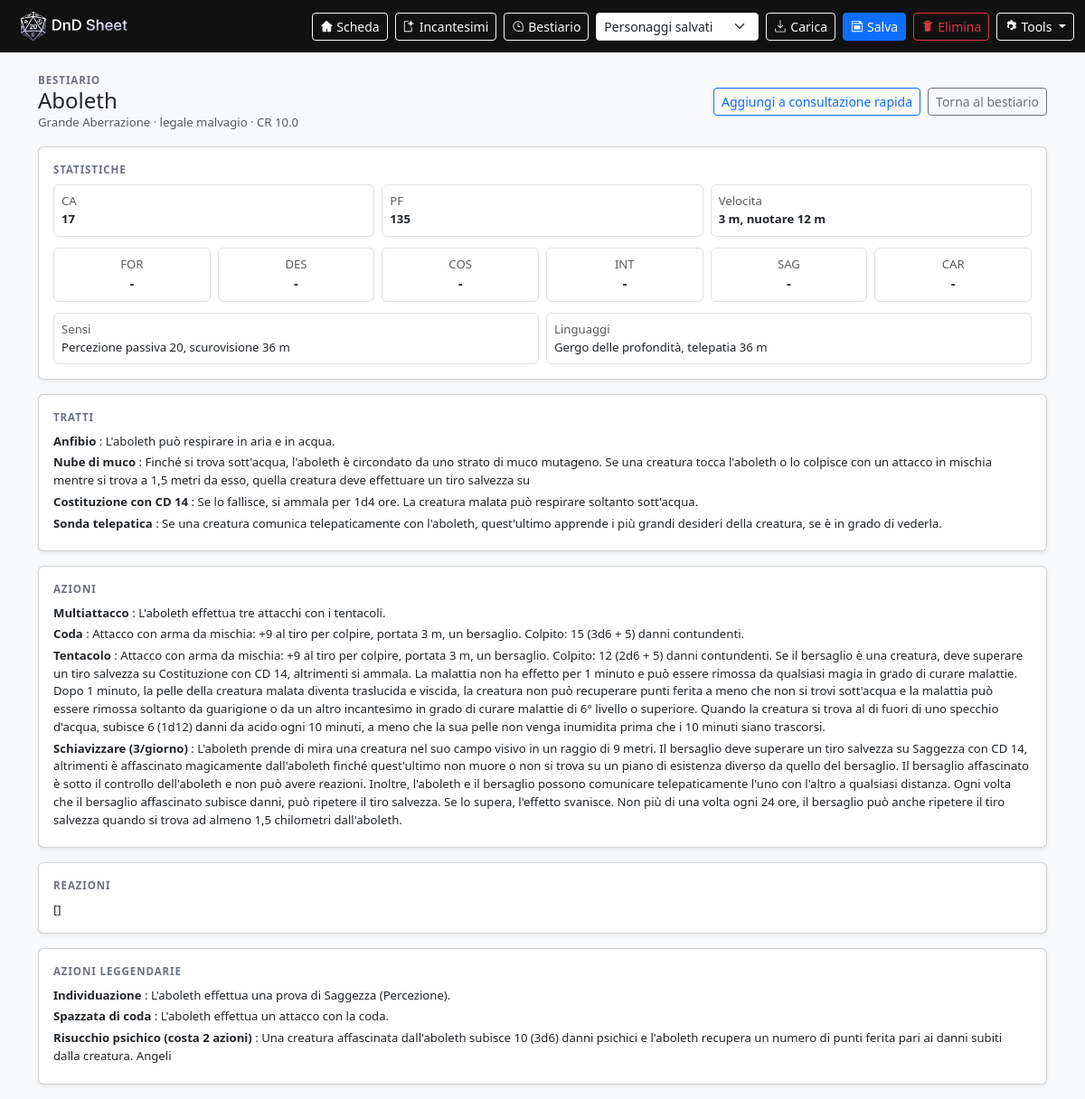
The app's page /bestiary/820 with its own data.
### tables this page shows
CREATE TABLE monsters (
            id INTEGER PRIMARY KEY AUTOINCREMENT,

            slug TEXT NOT NULL UNIQUE,
            name_it TEXT NOT NULL,
            cr REAL NOT NULL,                  -- GS (Challenge Rating)
            size TEXT NOT NULL,                -- es: "Piccola", "Media"...
            type TEXT NOT NULL,                -- es: "Umanoide", "Bestia"...
            alignment TEXT,                    -- testo libero

            ac INTEGER,                        -- opzionale
            hp INTEGER,                        -- opzionale
            speed_text TEXT,                   -- testo libero (es: "9 m, volare 18 m")

            senses_text TEXT,
            languages_text TEXT,

            -- Campi “semi-strutturati” in JSON (azioni/abilità ecc.)
            stats_json TEXT,                   -- For/Des/Con/Int/Sag/Car
            traits_json TEXT,
            actions_json TEXT,
            reactions_json TEXT,
            legendary_actions_json TEXT,

            description TEXT,                  -- parafrasi/riassunto (opzionale)
            source TEXT,

            created_at TEXT NOT NULL DEFAULT (datetime('now')),
            updated_at TEXT NOT NULL DEFAULT (datetime('now'))
        );

### app.py (the view)
    @app.get("/bestiary/<int:monster_id>")
    def bestiary_detail(monster_id: int):
        pg = get_pg()
        characters = list_characters()
        with connect() as conn:
            ensure_schema(conn)
            table_name, cols = _resolve_bestiary_table(conn)
            if not table_name:
                return ("Bestiario non disponibile", 404)
            row = conn.execute(f"SELECT * FROM {table_name} WHERE id = ?", (monster_id,)).fetchone()
            if not row:
                return ("Mostro non trovato", 404)
            monster = _row_to_dict(row)
        def pick(*names: str) -> Any:
            for key in names:
                if key in monster and monster.get(key) not in (None, ""):
                    return monster.get(key)
            return None
        stats = monster.get("stats_json")
        stats_map: dict[str, Any] = {}
        if isinstance(stats, str) and stats.strip().startswith("{"):
            try:
                parsed = json.loads(stats)
                if isinstance(parsed, dict):
                    stats_map = parsed
            except Exception:
                stats_map = {}
        monster_std = {
            "id": monster.get("id"),
            "name": pick("name_it", "name"),
            "cr": pick("cr", "challenge_rating"),
            "size": pick("size"),
            "type": pick("type"),
            "alignment": pick("alignment"),
            "ac": pick("ac", "armor_class"),
            "hp": pick("hp", "hit_points"),
            "speed": pick("speed_text", "speed"),
            "senses": pick("senses_text", "senses"),
            "languages": pick("languages_text", "languages"),
            "str": pick("str", "strength", "for") or stats_map.get("str"),
            "dex": pick("dex", "dexterity", "des") or stats_map.get("dex"),
            "con": pick("con", "constitution", "cos") or stats_map.get("con"),
            "int": pick("int", "intelligence") or stats_map.get("int"),
            "wis": pick("wis", "wisdom", "sag") or stats_map.get("wis"),
            "cha": pick("cha", "charisma", "car") or stats_map.get("cha"),
        }
        monster_sections = _build_monster_sections(monster)
        quick_ids = set(_quick_monster_ids(pg))
        return render_template(
            "monster_detail.html",
            pg=pg,
            characters=characters,
            monster=monster,
            monster_std=monster_std,
            monster_sections=monster_sections,
            in_quick=(monster_id in quick_ids),
            available_columns=sorted(cols),
        )

### app.py (called while the page is built, shortened)
def new_pg() -> dict:
    return json.loads(json.dumps(DEFAULT_PG, ensure_ascii=False))

def clamp_int(v: Any, default: int, min_v: int | None = None, max_v: int | None = None) -> int:
    try:
        x = int(v)
    except Exception:
        x = default
    if min_v is not None:
        x = max(min_v, x)
    if max_v is not None:
        x = min(max_v, x)
    return x

def normalize_choice(v: Any, options: list[str], default: str) -> str:
    return v if isinstance(v, str) and v in options else default

def _clean_text(v: Any, max_len: int = 60) -> str:
    return str(v or "").strip()[:max_len]

def _normalize_attack_entry(raw: Any) -> dict[str, str]:
    base = {"weapon_id": "", "custom_name": "", "custom_dice": "", "custom_kind": "melee", "damage_type": ""}
    if isinstance(raw, dict):
        base.update({k: _clean_text(raw.get(k), 60) for k in base.keys()})
    if base["weapon_id"] not in WEAPONS and base["weapon_id"] != "custom":
        base["weapon_id"] = ""
    if base["custom_kind"] not in ("melee", "ranged"):
        base["custom_kind"] = "melee"
    return base

def ensure_lineage_state(pg: dict) -> None:
    if not str(pg.get("lineage", "")).startswith("Mezzelfo"):
        pg["lineage_extra_stats"] = [None, None]
        return

def get_pg() -> dict:
    pg = session.get("pg")
    return normalize_pg(pg)

def _class_code_from_name_it(name_it: str | None) -> str | None:
    if not name_it:
        return None
    try:
        with connect() as conn:
            ensure_schema(conn)
            row = conn.execute(
                "SELECT code FROM classes WHERE name_it = ?",
                ((name_it or "").strip(),),
            ).fetchone()
            if row and row[0]:
                return str(row[0])
    except Exception:
        return None
    return None

def _table_columns(conn: sqlite3.Connection, table_name: str) -> set[str]:
    rows = conn.execute(f"PRAGMA table_info({table_name})").fetchall()
    out: set[str] = set()
    for row in rows:
        try:
            name = row["name"] if isinstance(row, sqlite3.Row) else row[1]
        except Exception:
            name = None
        if name:
            out.add(str(name))
    return out

def _row_to_dict(row: Any) -> dict:
    if row is None:
        return {}
    if isinstance(row, sqlite3.Row):
        return dict(row)

def _quick_monster_ids(pg: dict) -> list[int]:
    raw = pg.get("quick_monsters")
    out: list[int] = []
    if not isinstance(raw, list):
        return out
    return out

### templates/monster_detail.html (shortened to what this page needs)
{% extends "base.html" %}
{% block content %}
<div class="row g-3">
  <div class="col-12">
    <div class="d-flex justify-content-between align-items-center">
      <div>
        <div class="label mb-0">Bestiario</div>
        <h2 class="h4 mb-0">{{ monster_std.name or "Mostro" }}</h2>
        <div class="small text-muted">
          {% if monster_std.size %}{{ monster_std.size }}{% endif %}
          {% if monster_std.type %} {{ monster_std.type }}{% endif %}
          {% if monster_std.alignment %} · {{ monster_std.alignment }}{% endif %}
          {% if monster_std.cr is not none and monster_std.cr != "" %} · CR {{ monster_std.cr }}{% endif %}
        </div>
      </div>
      <div class="d-flex gap-2">
        {% if in_quick %}
          <form method="post" action="{{ url_for('bestiary_quick_remove', monster_id=monster_std.id) }}" class="m-0">
            <input type="hidden" name="next" value="{{ request.full_path }}">
            <button class="btn btn-sm btn-outline-danger" type="submit">Rimuovi da consultazione rapida</button>
          </form>
        {% else %}
          <form method="post" action="{{ url_for('bestiary_quick_add', monster_id=monster_std.id) }}" class="m-0">
            <button class="btn btn-sm btn-outline-primary" type="submit">Aggiungi a consultazione rapida</button>
          </form>
        {% endif %}
        <a class="btn btn-sm btn-outline-secondary" href="{{ url_for('bestiary') }}">Torna al bestiario</a>
      </div>
    </div>
  </div>
  <div class="col-12">
    <div class="card shadow-sm">
      <div class="card-body">
        <div class="label mb-2">Statistiche</div>
        <div class="row g-2 small">
          <div class="col-12 col-md-4">
            <div class="border rounded p-2 bg-white">
              <div class="text-muted">CA</div>
              <div class="mono fw-bold">{{ monster_std.ac if monster_std.ac is not none else "-" }}</div>
            </div>
          </div>
          <div class="col-12 col-md-4">
            <div class="border rounded p-2 bg-white">
              <div class="text-muted">PF</div>
              <div class="mono fw-bold">{{ monster_std.hp if monster_std.hp is not none else "-" }}</div>
            </div>
          </div>
          <div class="col-12 col-md-4">
            <div class="border rounded p-2 bg-white">
              <div class="text-muted">Velocita</div>
              <div class="mono fw-bold">{{ monster_std.speed or "-" }}</div>
            </div>
          </div>
        </div>
        <div class="row g-2 mt-1">
          <div class="col-2"><div class="border rounded p-2 bg-white text-center"><div class="small text-muted">FOR</div><div class="mono fw-bold">{{ monster_std.str if monster_std.str is not none else "-" }}</div></div></div>
          <div class="col-2"><div class="border rounded p-2 bg-white text-center"><div class="small text-muted">DES</div><div class="mono fw-bold">{{ monster_std.dex if monster_std.dex is not none else "-" }}</div></div></div>
          <div class="col-2"><div class="border rounded p-2 bg-white text-center"><div class="small text-muted">COS</div><div class="mono fw-bold">{{ monster_std.con if monster_std.con is not none else "-" }}</div></div></div>
          <div class="col-2"><div class="border rounded p-2 bg-white text-center"><div class="small text-muted">INT</div><div class="mono fw-bold">{{ monster_std.int if monster_std.int is not none else "-" }}</div></div></div>
          <div class="col-2"><div class="border rounded p-2 bg-white text-center"><div class="small text-muted">SAG</div><div class="mono fw-bold">{{ monster_std.wis if monster_std.wis is not none else "-" }}</div></div></div>
          <div class="col-2"><div class="border rounded p-2 bg-white text-center"><div class="small text-muted">CAR</div><div class="mono fw-bold">{{ monster_std.cha if monster_std.cha is not none else "-" }}</div></div></div>
        </div>
        <div class="row g-2 mt-1 small">
          <div class="col-12 col-lg-6">
            <div class="border rounded p-2 bg-white">
              <div class="text-muted">Sensi</div>
              <div>{{ monster_std.senses or "-" }}</div>
            </div>
          </div>
          <div class="col-12 col-lg-6">
            <div class="border rounded p-2 bg-white">
              <div class="text-muted">Linguaggi</div>
              <div>{{ monster_std.languages or "-" }}</div>
            </div>
          </div>
        </div>
      </div>
    </div>
  </div>
  {% for section in monster_sections %}
    <div class="col-12">
      <div class="card shadow-sm">
        <div class="card-body">
          <div class="label mb-2">{{ section.title }}</div>
          {% if section.kind == "items" %}
            <ul class="list-unstyled mb-0 small">
              {% for item in section["items"] %}
                <li class="mb-1">
                  {% if item.name %}<span class="fw-semibold">{{ item.name }}</span>{% endif %}
                  {% if item.name and item.desc %}: {% endif %}
                  {{ item.desc }}
                </li>
              {% endfor %}
            </ul>
          {% else %}
            <div class="small" style="white-space: pre-wrap;">{{ section.text }}</div>
          {% endif %}
        </div>
      </div>
    </div>
  {% endfor %}
</div>
{% endblock %}

### templates/base.html (shortened to what this page needs)
<!doctype html>
<html lang="it">
<head>
  <link href="{{ url_for('static', filename='vendor/bootstrap/bootstrap.min.css') }}" rel="stylesheet">
  <link href="{{ url_for('static', filename='css/app.css') }}" rel="stylesheet">
</head>
<body class="bg-light">
<nav class="navbar navbar-dark navbar-expand-lg fixed-top" style="background:#111;">
  <div class="container-fluid">
    <a class="navbar-brand d-flex align-items-center gap-2" href="{{ url_for('index') }}">
      <img
        src="{{ url_for('static', filename='logo.png') }}"
        alt="DnD Sheet"
        style="height:32px; width:auto; object-fit:contain; display:block;"
      >
    </a>
    <div class="collapse navbar-collapse" id="mainNavbar">
      <div class="ms-auto d-flex align-items-center gap-2 flex-nowrap py-2 py-lg-0">
          <a class="btn btn-sm btn-outline-light d-flex align-items-center gap-1" href="{{ url_for('index') }}">
            <svg xmlns="http://www.w3.org/2000/svg" width="14" height="14" fill="currentColor" viewBox="0 0 16 16" aria-hidden="true">
              <path d="M8.354 1.146a.5.5 0 0 0-.708 0l-6 6A.5.5 0 0 0 2 8h1v6a1 1 0 0 0 1 1h3.5a.5.5 0 0 0 .5-.5V11h1v3.5a.5.5 0 0 0 .5.5H13a1 1 0 0 0 1-1V8h1a.5.5 0 0 0 .354-.854z"/>
            </svg>
            <span>Scheda</span>
          </a>
          <a class="btn btn-sm btn-outline-light d-flex align-items-center gap-1" href="{{ url_for('spells') }}">
            <span>Incantesimi</span>
          </a>
          <a class="btn btn-sm btn-outline-light d-flex align-items-center gap-1" href="{{ url_for('bestiary') }}">
            <span>Bestiario</span>
          </a>
          <select id="navbar-character-select" class="form-select form-select-sm" style="min-width: 180px; max-width: 240px;">
            <option value="">Personaggi salvati</option>
          </select>
          <button type="button" class="btn btn-sm btn-outline-light d-flex align-items-center gap-1" onclick="loadSelectedCharacterNavbar()">
            <span>Carica</span>
          </button>
          <form method="post" action="{{ url_for('save_character') }}" class="m-0">
            <button type="submit" class="btn btn-sm btn-primary d-flex align-items-center gap-1">
              <svg xmlns="http://www.w3.org/2000/svg" width="14" height="14" fill="currentColor" viewBox="0 0 16 16" aria-hidden="true">
                <path d="M2 1a1 1 0 0 0-1 1v12a1 1 0 0 0 1 1h12a1 1 0 0 0 1-1V4.5L11.5 1H2zm0 1h8.5v2H2V2zm0 3h12v9H2V5zm2 2v5h8V7H4z"/>
              </svg>
              <span>Salva</span>
            </button>
          </form>
          <form id="delete-character-form" method="post" action="{{ url_for('delete_character', char_id=0) }}" class="m-0" onsubmit="return submitDeleteSelectedCharacter();">
            <button type="submit" class="btn btn-sm btn-outline-danger d-flex align-items-center gap-1">
              <span>Elimina</span>
            </button>
          </form>
        <div class="dropdown">
          <button class="btn btn-sm btn-outline-light dropdown-toggle d-flex align-items-center gap-1" type="button" data-bs-toggle="dropdown" aria-expanded="false">
            <span>Tools</span>
          </button>
        </div>
      </div>
    </div>
  </div>
</nav>
<main class="container py-3">
  {% block content %}{% endblock %}
</main>
</body>
</html>

### static/css/app.css (style rules this page uses)
:root { --app-font: system-ui, -apple-system, "Segoe UI", Roboto, "Helvetica Neue", Arial, "Noto Sans", sans-serif; --bs-body-font-family: var(--app-font); --bs-font-sans-serif: var(--app-font); }
html, body { font-family: var(--app-font) !important; }
body { font-size: 0.94rem; padding-top: 64px; }
.navbar, .card, .dropdown-menu, .btn, .form-control, .form-select, .input-group-text, table, .table, .list-group, .badge { font-family: var(--app-font) !important; }
.mono { font-family: inherit !important; font-variant-numeric: tabular-nums; }
.label { font-size: 0.72rem; text-transform: uppercase; letter-spacing: 0.08em; color: #6b7280; font-weight: 700; }

### records on screen
monsters: name_it "Aboleth", size "Grande", type "Aberrazione", alignment "legale malvagio", cr "10.0", ac "17", hp "135", speed_text "3 m, nuotare 12 m", senses_text "Percezione passiva 20, scurovisione 36 m", languages_text "Gergo delle profondità, telepatia 36 m", title "REAZIONI", text "[]"

### other values on screen
{{ monster_std.str if monster_std.str is not none else "-" }} "-"
{{ monster_std.dex if monster_std.dex is not none else "-" }} "-"
{{ monster_std.con if monster_std.con is not none else "-" }} "-"
{{ monster_std.int if monster_std.int is not none else "-" }} "-"
{{ monster_std.wis if monster_std.wis is not none else "-" }} "-"
{{ monster_std.cha if monster_std.cha is not none else "-" }} "-"
{{ section.title }} "TRATTI" "AZIONI" "AZIONI LEGGENDARIE"
{{ item.name }} "Anfibio" "Nube di muco" "Costituzione con CD 14" "Sonda telepatica" "Multiattacco" "Coda" "Tentacolo" "Schiavizzare (3/giorno)" "Individuazione" "Spazzata di coda" "Risucchio psichico (costa 2 azioni)"
{{ item.desc }} "L'aboleth può respirare in aria e in acqua." "Se lo fallisce, si ammala per 1d4 ore. La creatura malata può respirare soltanto sott'acqua." "Se una creatura comunica telepaticamente con l'aboleth, quest'ultimo apprende i più grandi desideri della creatura, se è in grado di vederla." "L'aboleth effettua tre attacchi con i tentacoli." "Attacco con arma da mischia: +9 al tiro per colpire, portata 3 m, un bersaglio. Colpito: 15 (3d6 + 5) danni contundenti." "L'aboleth effettua una prova di Saggezza (Percezione)." "L'aboleth effettua un attacco con la coda." "Una creatura affascinata dall'aboleth subisce 10 (3d6) danni psichici e l'aboleth recupera un numero di punti ferita pari ai danni subiti dalla creatura. Angeli"
